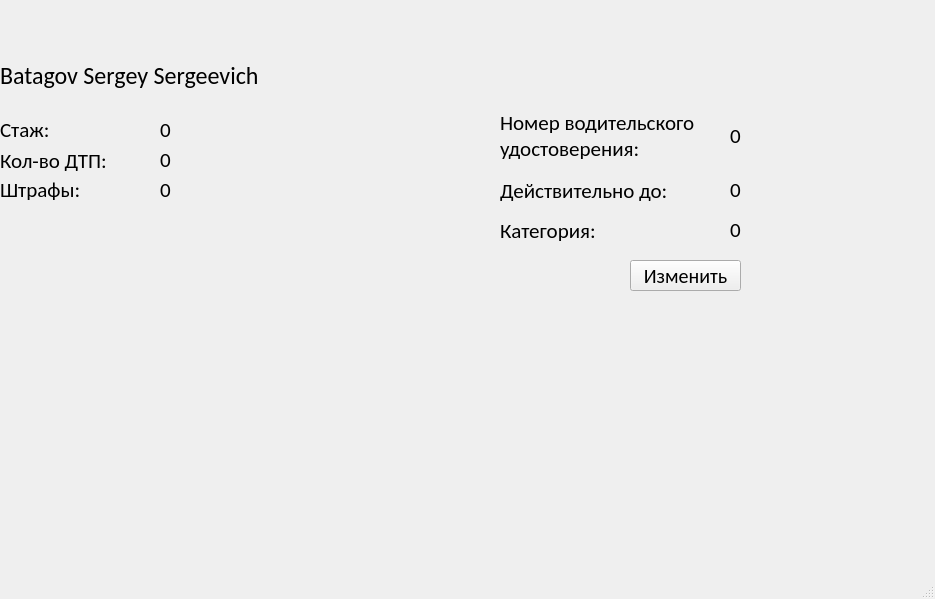
<?xml version="1.0" encoding="UTF-8"?>
<ui version="4.0">
 <class>MainWindow</class>
 <widget class="QMainWindow" name="MainWindow">
  <property name="geometry">
   <rect>
    <x>0</x>
    <y>0</y>
    <width>935</width>
    <height>599</height>
   </rect>
  </property>
  <property name="windowTitle">
   <string>MainWindow</string>
  </property>
  <widget class="QWidget" name="centralwidget">
   <widget class="QLabel" name="label">
    <property name="geometry">
     <rect>
      <x>0</x>
      <y>50</y>
      <width>371</width>
      <height>51</height>
     </rect>
    </property>
    <property name="font">
     <font>
      <family>Calibri</family>
      <pointsize>18</pointsize>
     </font>
    </property>
    <property name="text">
     <string>Batagov Sergey Sergeevich</string>
    </property>
   </widget>
   <widget class="QLabel" name="label_2">
    <property name="geometry">
     <rect>
      <x>0</x>
      <y>120</y>
      <width>131</width>
      <height>20</height>
     </rect>
    </property>
    <property name="font">
     <font>
      <family>Calibri</family>
      <pointsize>16</pointsize>
     </font>
    </property>
    <property name="text">
     <string>Стаж:</string>
    </property>
   </widget>
   <widget class="QLabel" name="label_3">
    <property name="geometry">
     <rect>
      <x>0</x>
      <y>150</y>
      <width>131</width>
      <height>21</height>
     </rect>
    </property>
    <property name="font">
     <font>
      <family>Calibri</family>
      <pointsize>16</pointsize>
     </font>
    </property>
    <property name="text">
     <string>Кол-во ДТП:</string>
    </property>
   </widget>
   <widget class="QLabel" name="label_4">
    <property name="geometry">
     <rect>
      <x>0</x>
      <y>180</y>
      <width>131</width>
      <height>20</height>
     </rect>
    </property>
    <property name="font">
     <font>
      <family>Calibri</family>
      <pointsize>16</pointsize>
     </font>
    </property>
    <property name="text">
     <string>Штрафы:</string>
    </property>
   </widget>
   <widget class="QLabel" name="label_5">
    <property name="geometry">
     <rect>
      <x>500</x>
      <y>110</y>
      <width>211</width>
      <height>51</height>
     </rect>
    </property>
    <property name="font">
     <font>
      <family>Calibri</family>
      <pointsize>16</pointsize>
      <weight>50</weight>
      <italic>false</italic>
      <bold>false</bold>
      <underline>false</underline>
     </font>
    </property>
    <property name="text">
     <string>Номер водительского 
удостоверения:</string>
    </property>
   </widget>
   <widget class="QLabel" name="label_6">
    <property name="geometry">
     <rect>
      <x>500</x>
      <y>180</y>
      <width>211</width>
      <height>21</height>
     </rect>
    </property>
    <property name="font">
     <font>
      <family>Calibri</family>
      <pointsize>16</pointsize>
     </font>
    </property>
    <property name="text">
     <string>Действительно до:</string>
    </property>
   </widget>
   <widget class="QLabel" name="label_7">
    <property name="geometry">
     <rect>
      <x>500</x>
      <y>220</y>
      <width>211</width>
      <height>21</height>
     </rect>
    </property>
    <property name="font">
     <font>
      <family>Calibri</family>
      <pointsize>16</pointsize>
     </font>
    </property>
    <property name="text">
     <string>Категория:</string>
    </property>
   </widget>
   <widget class="QLabel" name="label_8">
    <property name="geometry">
     <rect>
      <x>160</x>
      <y>120</y>
      <width>41</width>
      <height>20</height>
     </rect>
    </property>
    <property name="font">
     <font>
      <family>Calibri</family>
      <pointsize>16</pointsize>
     </font>
    </property>
    <property name="text">
     <string>0</string>
    </property>
   </widget>
   <widget class="QLabel" name="label_9">
    <property name="geometry">
     <rect>
      <x>160</x>
      <y>150</y>
      <width>41</width>
      <height>20</height>
     </rect>
    </property>
    <property name="font">
     <font>
      <family>Calibri</family>
      <pointsize>16</pointsize>
     </font>
    </property>
    <property name="text">
     <string>0</string>
    </property>
   </widget>
   <widget class="QLabel" name="label_10">
    <property name="geometry">
     <rect>
      <x>160</x>
      <y>180</y>
      <width>41</width>
      <height>20</height>
     </rect>
    </property>
    <property name="font">
     <font>
      <family>Calibri</family>
      <pointsize>16</pointsize>
     </font>
    </property>
    <property name="text">
     <string>0</string>
    </property>
   </widget>
   <widget class="QLabel" name="label_11">
    <property name="geometry">
     <rect>
      <x>730</x>
      <y>110</y>
      <width>161</width>
      <height>51</height>
     </rect>
    </property>
    <property name="font">
     <font>
      <family>Calibri</family>
      <pointsize>16</pointsize>
     </font>
    </property>
    <property name="text">
     <string>0</string>
    </property>
   </widget>
   <widget class="QLabel" name="label_12">
    <property name="geometry">
     <rect>
      <x>730</x>
      <y>180</y>
      <width>161</width>
      <height>20</height>
     </rect>
    </property>
    <property name="font">
     <font>
      <family>Calibri</family>
      <pointsize>16</pointsize>
     </font>
    </property>
    <property name="text">
     <string>0</string>
    </property>
   </widget>
   <widget class="QLabel" name="label_13">
    <property name="geometry">
     <rect>
      <x>730</x>
      <y>220</y>
      <width>161</width>
      <height>20</height>
     </rect>
    </property>
    <property name="font">
     <font>
      <family>Calibri</family>
      <pointsize>16</pointsize>
     </font>
    </property>
    <property name="text">
     <string>0</string>
    </property>
   </widget>
   <widget class="QDateEdit" name="dateEdit">
    <property name="geometry">
     <rect>
      <x>-200</x>
      <y>510</y>
      <width>110</width>
      <height>22</height>
     </rect>
    </property>
   </widget>
   <widget class="QPushButton" name="pushButton">
    <property name="geometry">
     <rect>
      <x>630</x>
      <y>260</y>
      <width>111</width>
      <height>31</height>
     </rect>
    </property>
    <property name="font">
     <font>
      <family>Calibri</family>
      <pointsize>15</pointsize>
     </font>
    </property>
    <property name="text">
     <string>Изменить</string>
    </property>
   </widget>
  </widget>
  <widget class="QMenuBar" name="menubar">
   <property name="geometry">
    <rect>
     <x>0</x>
     <y>0</y>
     <width>935</width>
     <height>21</height>
    </rect>
   </property>
  </widget>
  <widget class="QStatusBar" name="statusbar"/>
 </widget>
 <resources/>
 <connections/>
</ui>
